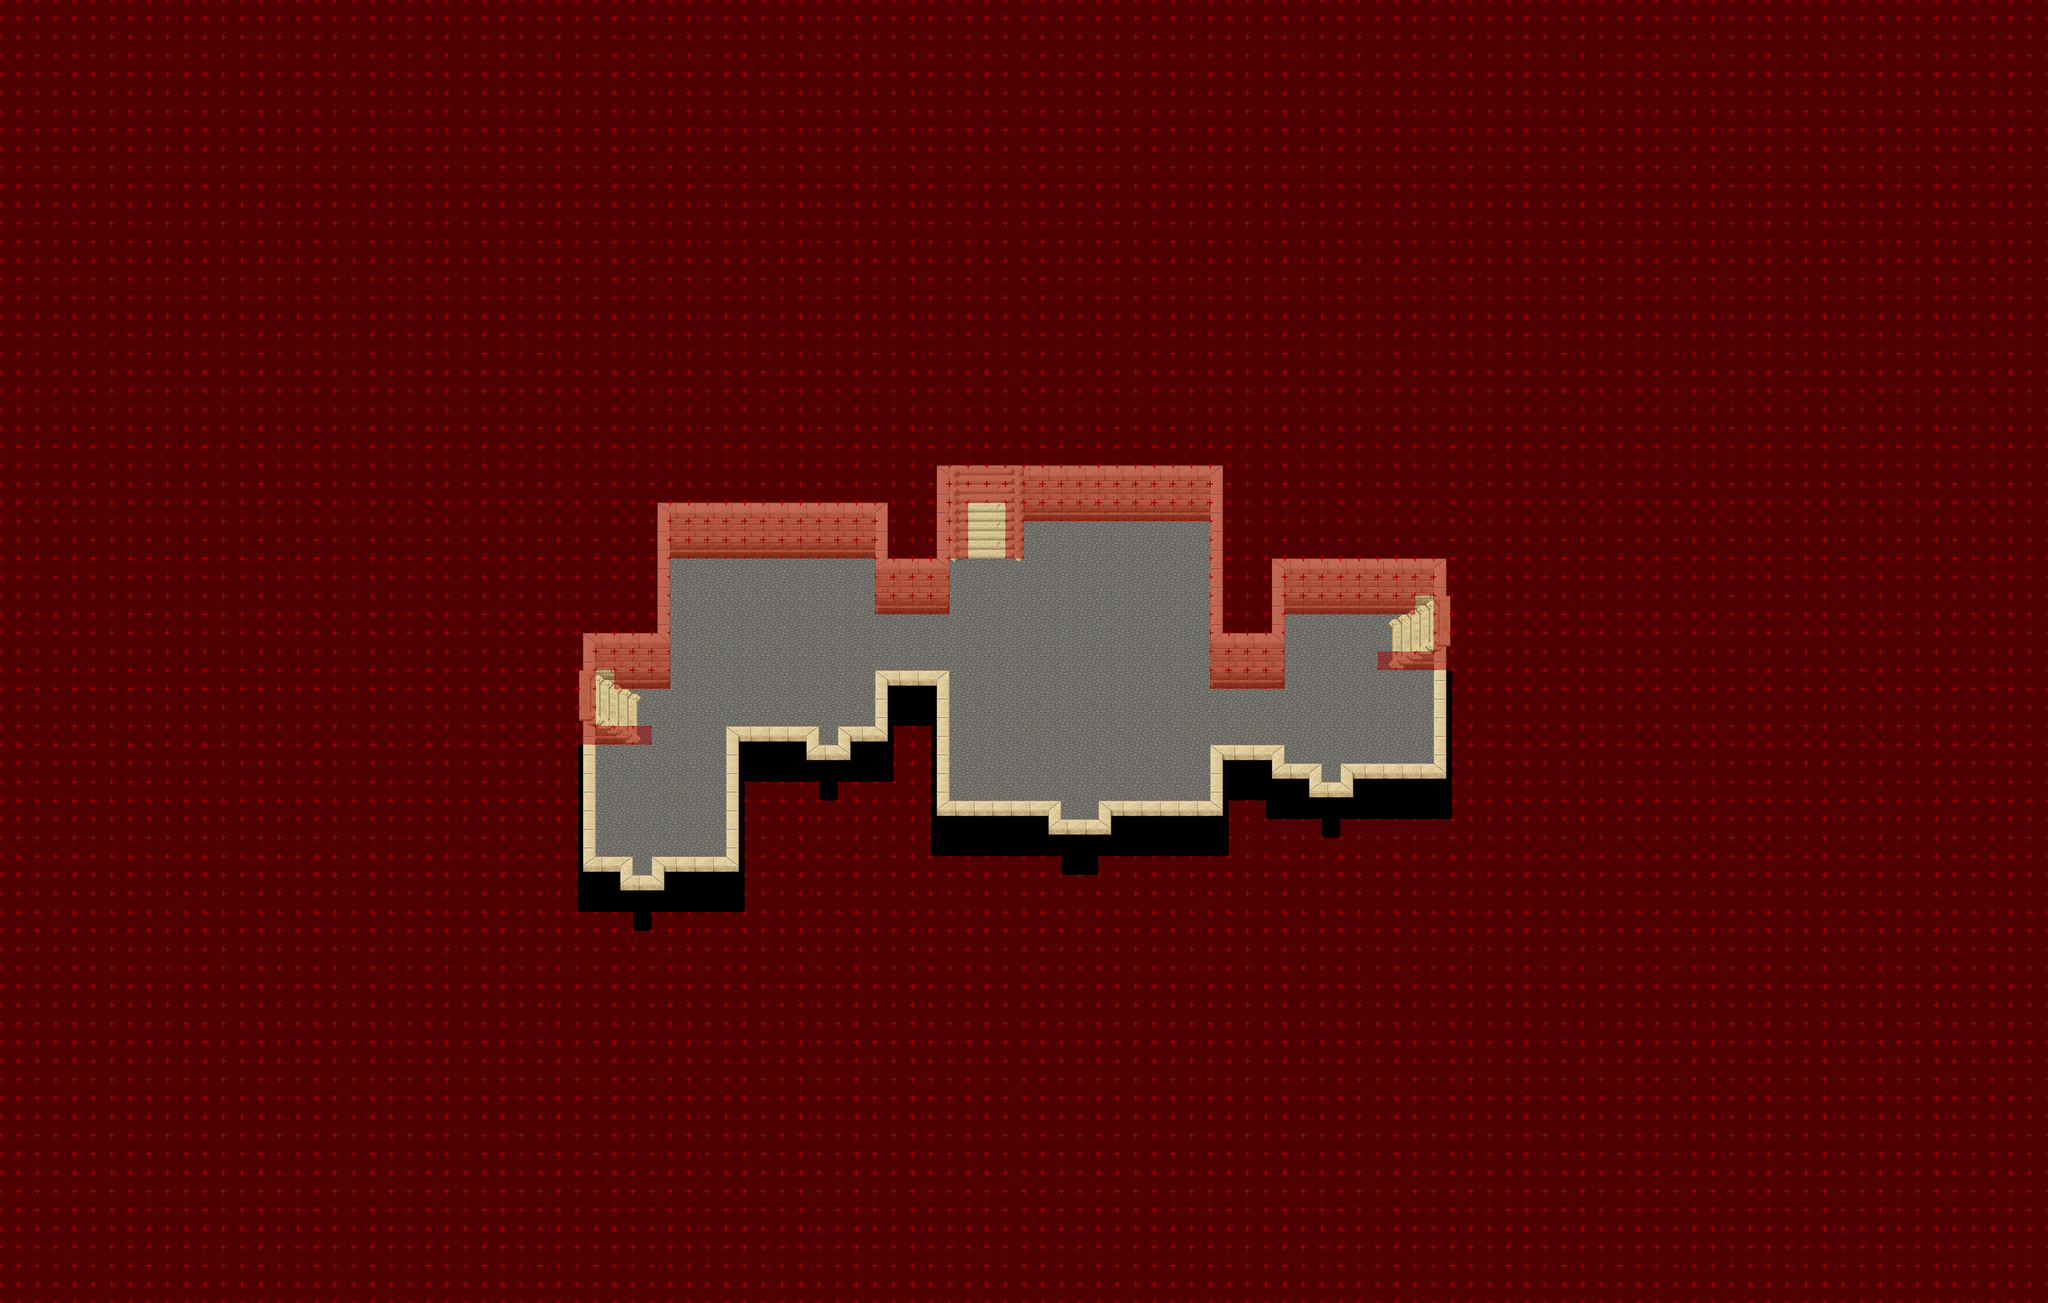

A level layout from a 2D game, rendered from its tile map. Below: a short description, then the map file with tile-grid data replaced by summaries:
An orthogonal 110x70 tile map with 32x32 px tiles, 8 tile layers (Ground, Ground 2, Ground 3, Fringe, ...), 3 tilesets and 7 objects (7x warp).

<map version="1.4" tiledversion="1.4.1" orientation="orthogonal" renderorder="right-down" compressionlevel="0" width="110" height="70" tilewidth="32" tileheight="32" infinite="0" nextlayerid="11" nextobjectid="8">
 <properties>
  <property name="license" value="CC BY-SA 3.0" />
  <property name="manaplus version" value="2" />
  <property name="minimap" value="graphics/minimaps/020-2-26.png" />
  <property name="music" value="academy.ogg" />
  <property name="name" value="Magic Academy Ground Floor" />
 </properties>
 <tileset firstgid="1" name="desert-castle" tilewidth="32" tileheight="32" tilecount="512" columns="32">
  <image source="../graphics/tilesets/desert-castle.png" width="1024" height="512" />
 </tileset>
 <tileset firstgid="513" name="desert-castle-indoor" tilewidth="32" tileheight="32" tilecount="512" columns="16">
  <image source="../graphics/tilesets/desert-castle-indoor.png" width="512" height="1024" />
 </tileset>
 <tileset firstgid="1025" name="collision" tilewidth="32" tileheight="32" tilecount="9" columns="3">
  <image source="../graphics/tilesets/collision.png" width="96" height="96" />
 </tileset>
 <layer id="2" name="Ground" width="110" height="70">
  <data>[7700 cells, 7700 non-empty, 7 distinct tile ids]</data>
 </layer>
 <layer id="3" name="Ground 2" width="110" height="70">
  <data>[7700 cells, 69 non-empty, 16 distinct tile ids]</data>
 </layer>
 <layer id="4" name="Ground 3" width="110" height="70">
  <data>[7700 cells, 28 non-empty, 28 distinct tile ids]</data>
 </layer>
 <layer id="7" name="Fringe" width="110" height="70">
  <data>[7700 cells, 0 non-empty, 0 distinct tile ids]</data>
 </layer>
 <layer id="5" name="Over" width="110" height="70">
  <data>[7700 cells, 346 non-empty, 6 distinct tile ids]</data>
 </layer>
 <layer id="6" name="Over 2" width="110" height="70">
  <data>[7700 cells, 114 non-empty, 10 distinct tile ids]</data>
 </layer>
 <layer id="8" name="Collision" width="110" height="70">
  <data>[7700 cells, 7074 non-empty, 1 distinct tile ids]</data>
 </layer>
 <layer id="9" name="Heights" width="110" height="70">
  <data>[7700 cells, 0 non-empty, 0 distinct tile ids]</data>
 </layer>
 <objectgroup id="10" name="Objects">
  <object id="1" name="To Tulimshar" type="warp" x="1408" y="1344" width="32" height="32">
   <properties>
    <property name="dest_map" value="020-1" />
    <property name="dest_x" value="49" />
    <property name="dest_y" value="116" />
   </properties>
  </object>
  <object id="2" name="To Tulimshar" type="warp" x="1088" y="1568" width="32" height="32">
   <properties>
    <property name="dest_map" value="020-1" />
    <property name="dest_x" value="41" />
    <property name="dest_y" value="119" />
   </properties>
  </object>
  <object id="3" name="To Tulimshar" type="warp" x="1824" y="1472" width="64" height="32">
   <properties>
    <property name="dest_map" value="020-1" />
    <property name="dest_x" value="58" />
    <property name="dest_y" value="118" />
   </properties>
  </object>
  <object id="4" name="To Tulimshar" type="warp" x="2272" y="1408" width="32" height="32">
   <properties>
    <property name="dest_map" value="020-1" />
    <property name="dest_x" value="67" />
    <property name="dest_y" value="117" />
   </properties>
  </object>
  <object id="5" name="To Magic Academy Central, First Floor" type="warp" x="1664" y="864" width="64" height="32">
   <properties>
    <property name="dest_map" value="020-2-27" />
    <property name="dest_x" value="33" />
    <property name="dest_y" value="26" />
   </properties>
  </object>
  <object id="6" name="To Magic Academy East, First Floor" type="warp" x="2432" y="1024" width="32" height="96">
   <properties>
    <property name="dest_map" value="020-2-29" />
    <property name="dest_x" value="34" />
    <property name="dest_y" value="25" />
   </properties>
  </object>
  <object id="7" name="To Magic Academy West, First Floor" type="warp" x="1024" y="1152" width="32" height="96">
   <properties>
    <property name="dest_map" value="020-2-30" />
    <property name="dest_x" value="43" />
    <property name="dest_y" value="21" />
   </properties>
  </object>
 </objectgroup>
</map>
